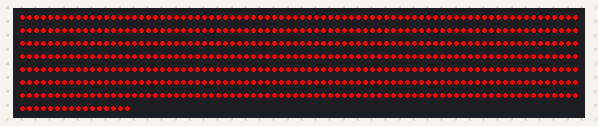
A program run on a simulated Arduino Uno, built with avr-gcc and run on an emulated ATmega328P. Shown: 576 RGB LEDs in strip order, left to right, continuing on the next row.

Above: at 0.1 s.
At 2.1 s:
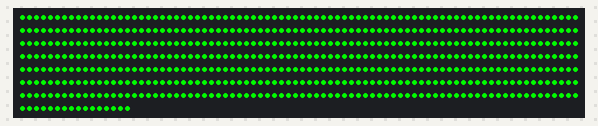
At 4.2 s:
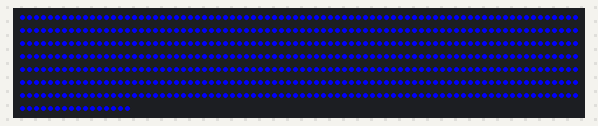
At 6.2 s:
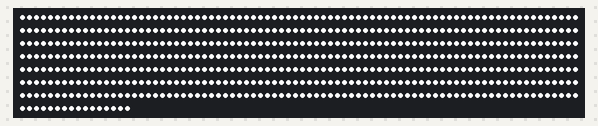
At 8.2 s:
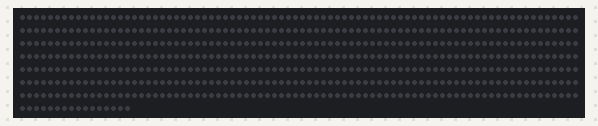

The program:

main.cpp
```cpp
#include <Arduino.h>
#include <Adafruit_NeoPixel.h>

#define LED_PIN 7

#define MODULE_ROWS 3
#define MODULE_COLS 3
#define LEDS_PER_MODULE 64

#define TOTAL_LEDS (MODULE_ROWS * MODULE_COLS * LEDS_PER_MODULE)

Adafruit_NeoPixel panel(TOTAL_LEDS, LED_PIN, NEO_GRB + NEO_KHZ800);

void setup()
{
    panel.begin();
    panel.clear();
    panel.show();
}

void loop()
{
    // RED
    panel.fill(panel.Color(255, 0, 0));
    panel.show();
    delay(2000);

    // GREEN
    panel.fill(panel.Color(0, 255, 0));
    panel.show();
    delay(2000);

    // BLUE
    panel.fill(panel.Color(0, 0, 255));
    panel.show();
    delay(2000);

    // WHITE
    panel.fill(panel.Color(255, 255, 255));
    panel.show();
    delay(2000);

    // OFF
    panel.clear();
    panel.show();
    delay(1000);
}
```

Measured:
- by itself, everything shown: repeats every 9.1 s, in 5 steps
- what the display in image 1 shows lasts 2.0 s, from 2.1 s to 4.1 s
- what the display in image 4 shows lasts 1.0 s, from 8.2 s to 9.2 s
